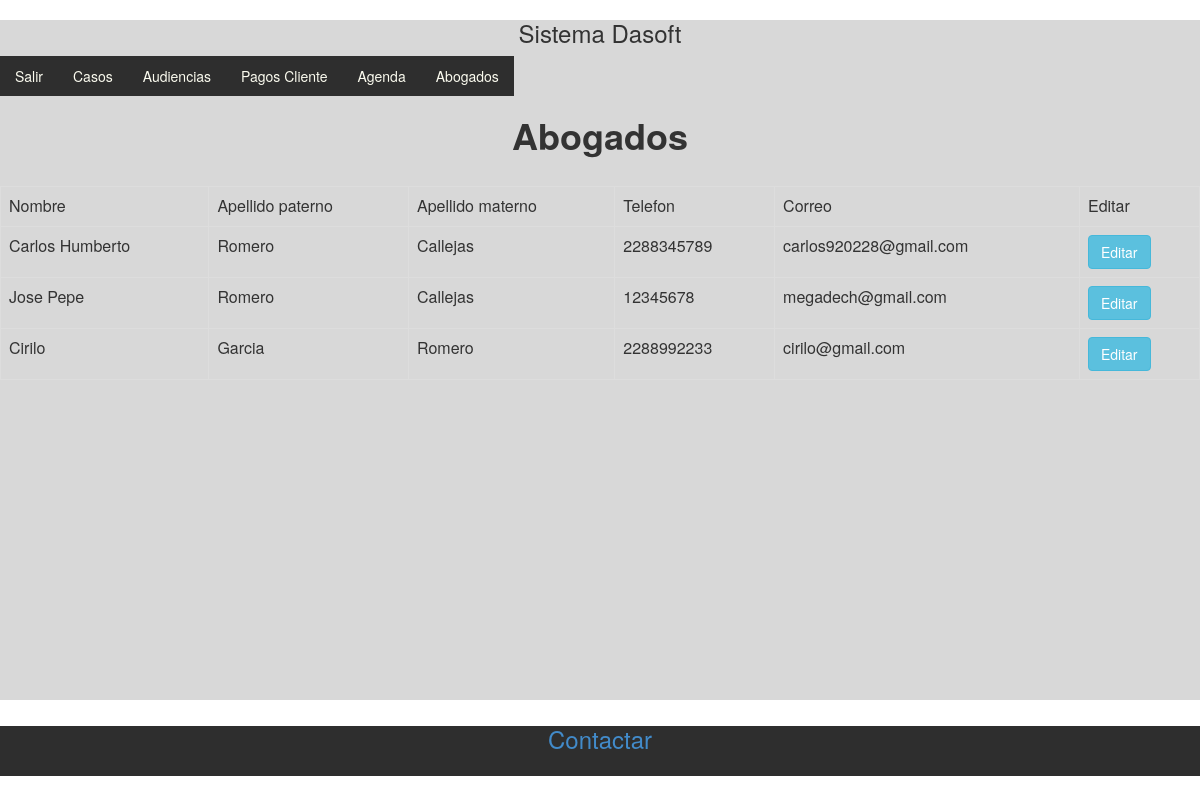
Page /dasoft/index.php/c_abogados/modificarAbogados on the committed database.
### tables this page shows
CREATE TABLE IF NOT EXISTS `abogado` (
  `idabogado` int(11) NOT NULL AUTO_INCREMENT,
  `nombre` varchar(45) DEFAULT NULL,
  `apellidoPaterno` varchar(45) DEFAULT NULL,
  `apellidoMaterno` varchar(45) DEFAULT NULL,
  `telefono` varchar(45) DEFAULT NULL,
  `email` varchar(45) DEFAULT NULL,
  PRIMARY KEY (`idabogado`)
);

### dasoft/application/controllers/c_abogados.php (called while the page is built, shortened)
<?php if ( ! defined('BASEPATH')) exit('No direct script access allowed');
class C_abogados extends CI_Controller {
 function __construct()
    {
		$this->load->helper('url');
		$this->load->helper('form');
		$this->load->library('form_validation');
		$this->load->model('m_abogados');
    }
  function modificarAbogados(){
    $data['resultado']= $this->m_abogados->consultar();
    $this->load->view('modificarAbogados',$data);
  }
  }

### dasoft/index.php (called while the page is built, shortened)
<?php
require_once BASEPATH.'core/CodeIgniter.php';

### dasoft/application/models/m_abogados.php (called while the page is built, shortened)
<?php
class M_abogados extends CI_Model {
function consultar(){
	$query=$this->db->get('abogado');
	return $query->result();
}
}
?>

### dasoft/application/views/modificarAbogados.php (the view, shortened to what this page needs)
<!DOCTYPE HTML PUBLIC "-//W3C//DTD HTML 4.01 Transitional//ES">
<html>
<head>
<link rel="stylesheet" type="text/css" href="http://localhost/proyectos/estilo.css">
<link href="<?php echo base_url()?>css/bootstrap.min.css" rel="stylesheet">
</head>
<body>
<div id="Contenedor">
<div id="Encabezado">
<h3>Sistema Dasoft</h3>
</div>
<div id="Menu">
<ul class="nav">
	<li><a href="<?php echo base_url() ?>index.php">Salir</a></li>
	<li><a href="">Casos</a>
	</li>
	<li><a href="">Audiencias</a>
	</li>
	<li><a href="">Pagos Cliente</a>
	</li>
	<li><a href="">Agenda</a>
	</li>
	<li><a href="">Abogados</a>
	</li>
</ul>
</div>
<div id="Contenido">
<h1><b>Abogados</b></h1>
<br/>
<?php if (empty($resultado)){ ?>
		<b>No tienes Contactos</b>
<?php 	}else{ ?>
		<table class="table table-bordered ">
			<tr>
				<td>Nombre</td>
				<td>Apellido paterno</td>
				<td>Apellido materno</td>
				<td>Telefon</td>
				<td>Correo</td>
				<td>Editar</td>
			</tr>
		<?php foreach ($resultado as $contacto){ ?>
			<tr>
				<td><?php echo $contacto->nombre ?> </td>
				<td><?php echo $contacto->apellidoPaterno ?> </td>
				<td><?php echo $contacto->apellidoMaterno ?> </td>
				<td><?php echo $contacto->telefono ?> </td>
				<td><?php echo $contacto->email ?> </td>
				<td>
				<a href="<?php echo base_url() ?>index.php/c_abogados/editar/<?php echo  $contacto->idabogado ?>" class="btn btn-info">Editar</a>
				</td>
			</tr>
		<?php } ?>
		</table>
<?php 	} ?>
<br/>
</div>
<div id="Pie">
<h3 ><a href="mailto:carlos920228@gmail.com">Contactar</a></h3>
</div>
</div>
</body>
</html>

### estilo.css (style rules this page uses)
* { margin:0px; padding:0px; }
#Contenedor { margin:auto; background-color:#D8D8D8; height: 680px; }
#Menu { height: 40px; margin: 0 auto; }
#Contenido { margin:auto; height:590px; text-align: center; }
#Pie { background-color:#2E2E2E; margin:auto; height: 50px; }
h3 { text-align: center; }
a { color:#fff; text-align: center; }
.nav { margin: 0 auto; }
ul, ol { list-style:none; }
.nav > li { float:left; margin: 0 auto; }
.nav li a { background-color:#2E2E2E; color:#FBFBEF; text-decoration:none; padding:10px 12px; display:block; margin: 0 auto; }

### rows in the picture
abogado: nombre "Carlos Humberto", apellidoPaterno "Romero", apellidoMaterno "Callejas", telefono "2288345789", email "carlos920228@gmail.com"
abogado: nombre "Jose Pepe", apellidoPaterno "Romero", apellidoMaterno "Callejas", telefono "12345678", email "megadech@gmail.com"
abogado: nombre "Cirilo", apellidoPaterno "Garcia", apellidoMaterno "Romero", telefono "2288992233", email "cirilo@gmail.com"
